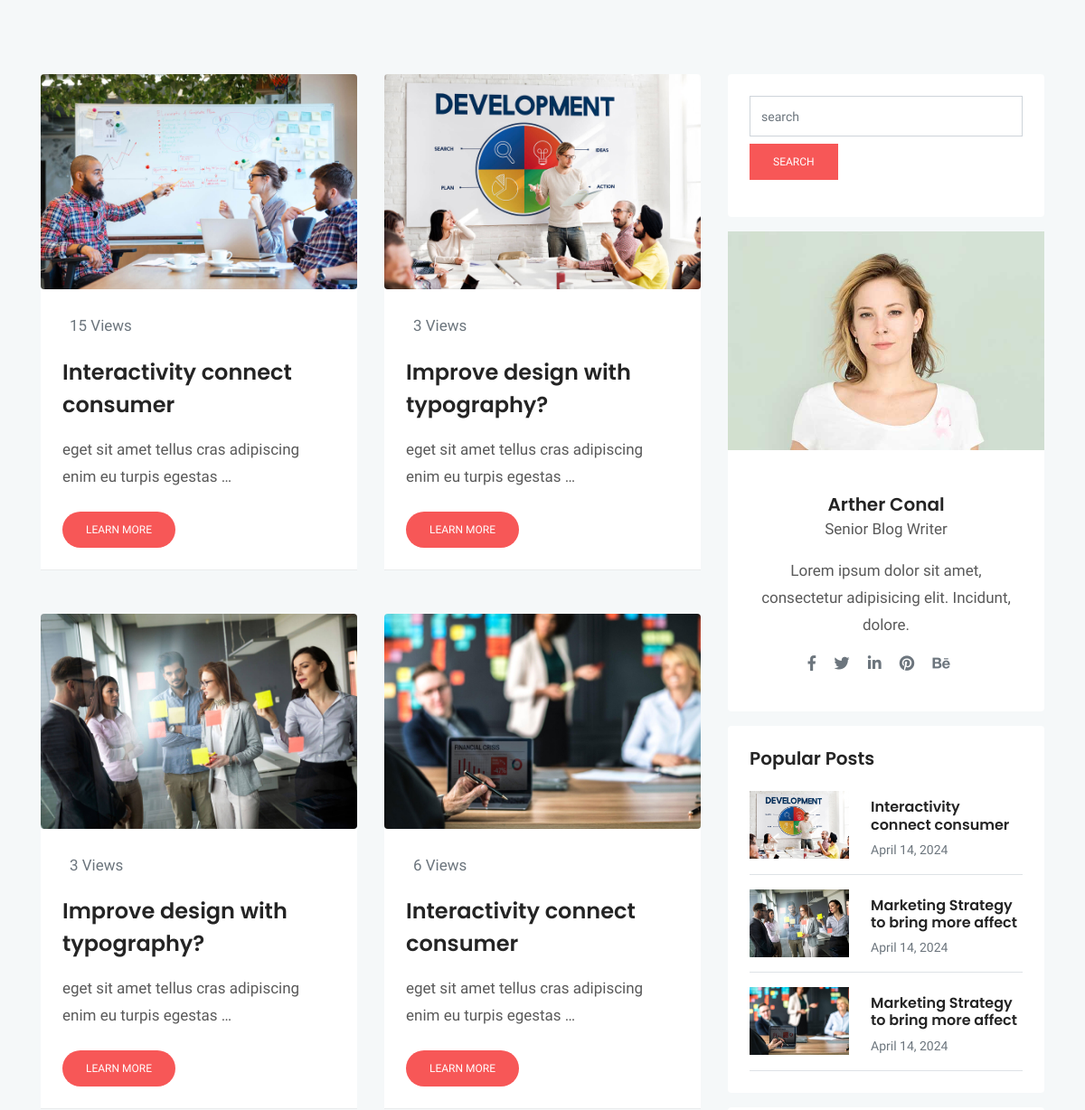
/blog/ (middle part), run on an earlier commit of the app's database.
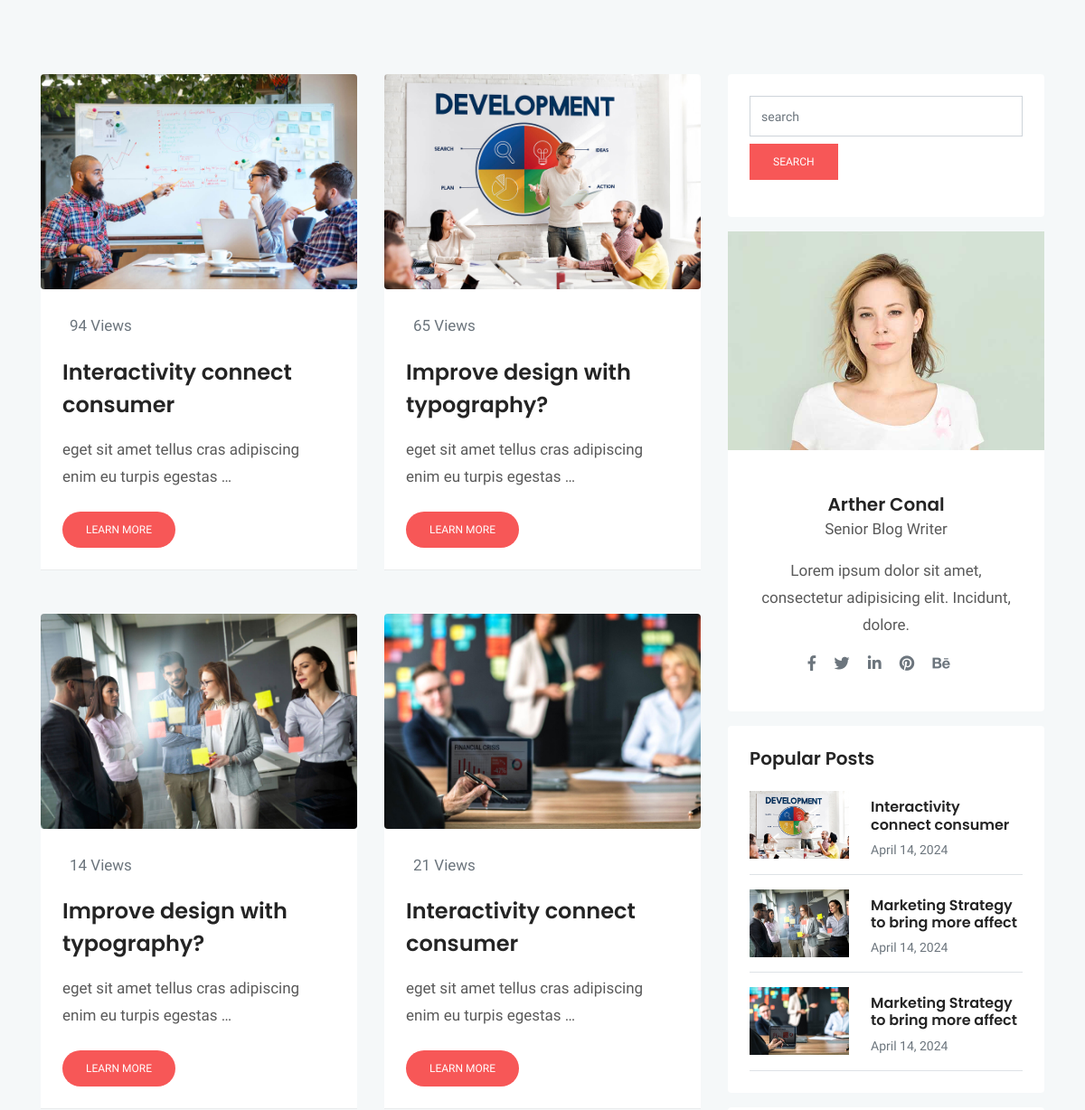
And on a later commit of the database.
### blog/models.py (models this page shows, shortened)
class Post (models.Model) :
    image = models.ImageField(upload_to = 'blog/',default = 'blog/default.jpg')
    author = models.ForeignKey(User,on_delete=models.SET_NULL,null=True)
    title = models.CharField (max_length = 200)
    content = models.TextField ()
    tags = TaggableManager()
    category = models.ManyToManyField (Category)
    counted_view = models.IntegerField (default = 0)
    status = models.BooleanField (default = False)
    login_required = models.BooleanField (default = False)
    published_date = models.DateTimeField (null = True)
    created_date = models.DateTimeField (auto_now_add = True)
    update_date = models.DateTimeField (auto_now = True)
    class Meta:
        ordering = ['-created_date']

### blog/views.py (the view)
# urls.py: path('', blog_view, name="index"),
def blog_view(request, **kwargs) :
    posts = Post.objects.filter(status = 1, published_date__lte = timezone.now())
    if kwargs.get('cat_name') != None:
        posts = posts.filter(category__name=kwargs['cat_name'])
    if kwargs.get('author_username') != None:
        posts = posts.filter(author__username = kwargs['author_username'])
    if kwargs.get('tag_name') != None:
        posts = posts.filter(tags__name__in=[kwargs['tag_name']])
    posts = Paginator (posts,4)
    try:
        page_number = request.GET.get ('page')
        posts = posts.get_page(page_number)
    except PageNotAnInteger:
        posts = posts.get_page(1)
    except EmptyPage:
        posts = posts.get_page(1)
    context = {'posts': posts}
    return render(request, "blog/blog-sidebar.html", context)

### blog/models.py (called while the page is built)
    def __str__(self):
        return self.name

### blog/templatetags/blog_tags.py (called while the page is built)
@register.inclusion_tag('blog/popular-posts.html')
def latestposts(arg = 3) :
    posts = Post.objects.filter(status = 1).order_by('published_date')[:arg]
    return {'posts': posts}

@register.inclusion_tag('blog/post-categories.html')
def postcategories() :
    posts = Post.objects.filter(status = 1)
    categories = Category.objects.all()
    cat_dict = {}
    for name in categories :
        cat_dict[name]=posts.filter(category=name).count()
    return {'categories':cat_dict}

### templates/blog/blog-sidebar.html (shortened to what this page needs)
{% extends 'base.html' %}
{% load static %}
{% load blog_tags %}
{% block content %}
<!doctype html>
<html lang="en">
<head>
  <link rel="stylesheet" href="{% static 'plugins/bootstrap/css/bootstrap.min.css' %}">
  <link rel="stylesheet" href="{% static 'plugins/themify/css/themify-icons.css' %}">
  <link rel="stylesheet" href="{% static 'plugins/fontawesome/css/all.css' %}">
  <link rel="stylesheet" href="{% static 'plugins/magnific-popup/dist/magnific-popup.css' %}">
  <link rel="stylesheet" href="{% static 'plugins/slick-carousel/slick/slick.css' %}">
  <link rel="stylesheet" href="{% static 'plugins/slick-carousel/slick/slick-theme.css' %}">
  <link rel="stylesheet" href="{% static 'css/style.css' %}">
</head>
<body>
  <div class="main-wrapper ">
    <section class="section blog-wrap bg-gray">
      <div class="container">
        <div class="row">
          <div class="col-lg-8">
            <div class="row">
              {% for post in posts %}
              <div class="col-lg-6 col-md-6 mb-5">
                <div class="blog-item">
                  <img src="{{post.image.url}}" alt="" class="img-fluid rounded">
                  <div class="blog-item-content bg-white p-4">
                    <div class="blog-item-meta  py-1 px-2">
                      <span class="text-muted text-capitalize mr-3"></i>{{post.counted_view}} Views</span>
                    </div>
                    <h3 class="mt-3 mb-3"><a href="{% url 'blog:single' pid=post.id %}">{{post.title}}</a></h3>
                    <p class="mb-4">{{ post.content|truncatewords:10 }}</p>
                    <a href="{{post.id}}" class="btn btn-small btn-main btn-round-full">Learn More</a>
                  </div>
                </div>
              </div>
              {% endfor %}
            </div>
          </div>
          <div class="col-lg-4">
            <div class="sidebar-wrap">
              {% include 'blog/blog-search.html' %}
              {% include 'blog/blog-writer.html' %}
              {% latestposts 3 %}
              {% postcategories %}
            </div>
    </section>
</body>
</html>
{% endblock %}

### templates/base.html (shortened to what this page needs)
{% load static %}
{% block content %}
{% endblock %}

### templates/blog/blog-search.html
{% load static %}
<div class="sidebar-widget search card p-4 mb-3 border-0">
    <form >
        <input type="text" class="form-control" action="{% url 'blog:search' %}" method="get" placeholder="search" name="s">
        <button type="submit" class="btn btn-mian btn-small d-block mt-2">search</button>
    </form>
</div>

### templates/blog/blog-writer.html
{% load static %}
    <div class="sidebar-widget card border-0 mb-3">
        <img src="{% static 'images/blog/blog-author.jpg' %}" alt="" class="img-fluid">
        <div class="card-body p-4 text-center">
            <h5 class="mb-0 mt-4">Arther Conal</h5>
            <p>Senior Blog Writer </p>
            <p>Lorem ipsum dolor sit amet, consectetur adipisicing elit. Incidunt, dolore.</p>
            <ul class="list-inline author-socials">
                <li class="list-inline-item mr-3">
                    <a href="#"><i class="fab fa-facebook-f text-muted"></i></a>
                </li>
                <li class="list-inline-item mr-3">
                    <a href="#"><i class="fab fa-twitter text-muted"></i></a>
                </li>
                <li class="list-inline-item mr-3">
                    <a href="#"><i class="fab fa-linkedin-in text-muted"></i></a>
                </li>
                <li class="list-inline-item mr-3">
                    <a href="#"><i class="fab fa-pinterest text-muted"></i></a>
                </li>
                <li class="list-inline-item mr-3">
                    <a href="#"><i class="fab fa-behance text-muted"></i></a>
                </li>
            </ul>
        </div>
    </div>

### templates/blog/popular-posts.html
{% load static %}
{% load humanize %}
    <div class="sidebar-widget latest-post card border-0 p-4 mb-3">
        <h5>Popular Posts</h5>
        {% for post in posts %}
        <div class="media border-bottom py-3">
            <a href="{{post.id}}"><img class="mr-4" src="{{post.image.url}}" alt="" width="110px"></a>
            <div class="media-body">
                <h6 class="my-2"><a href="{% url 'blog:single' pid=post.id %}">{{post.title}}</a></h6>
                <span class="text-sm text-muted">{{post.published_date|naturalday}}</span>
            </div>
        </div>
        {% endfor %}
    </div>

### templates/blog/post-categories.html (shortened to what this page needs)
{% load static %}
</div>
            </div>
        </div>

### statics/css/style.css (style rules this page uses)
html { overflow-x: hidden; }
body { line-height: 1.5; font-family: "Hind", serif; -webkit-font-smoothing: antialiased; font-size: 17px; color: rgba(0, 0, 0, 0.65); }
h1, .h1, h2, .h2, h3, .h3, h4, .h4, h5, .h5, h6, .h6 { font-family: "Poppins", sans-serif; font-weight: 600; color: #242424; }
h3, .h3 { font-size: 1.5rem; }
h5, .h5 { font-size: 1.25rem; }
h6, .h6 { font-size: 1rem; }
p { line-height: 30px; }
input[type="email"], input[type="password"], input[type="text"], input[type="tel"] { box-shadow: none; height: 45px; outline: none; font-size: 14px; }
.form-control { box-shadow: none; border-radius: 0; }
.btn { display: inline-block; font-size: 14px; font-size: 0.8125rem; font-weight: 400; padding: 1rem 2.5rem; text-transform: uppercase; border-radius: 0; transition: all 0.2s ease; }
.btn-main, .btn-transparent, .btn-small { background: #f75757; color: #fff; transition: all 0.2s ease; }
.btn-small { padding: 10px 25px; font-size: 12px; }
.btn-round-full { border-radius: 50px; }
.bg-gray { background: #f5f8f9; }
.section { padding: 100px 0; }
.text-sm { font-size: 14px; }
a { color: #242424; text-decoration: none; }
.blog-item-content h3 { line-height: 36px; }
.blog-item-content h3 a { transition: all .4s ease 0s; }
.blog-item { border-bottom: 1px solid rgba(0, 0, 0, 0.05); }

What changed in the data, as far as the page shows it:
changed Post (number 1 of 7 on the later page): counted_view "15" → "94"
changed Post (number 2 of 7 on the later page): counted_view "3" → "65"
changed Post (number 3 of 7 on the later page): counted_view "3" → "14"
changed Post (number 4 of 7 on the later page): counted_view "6" → "21"
